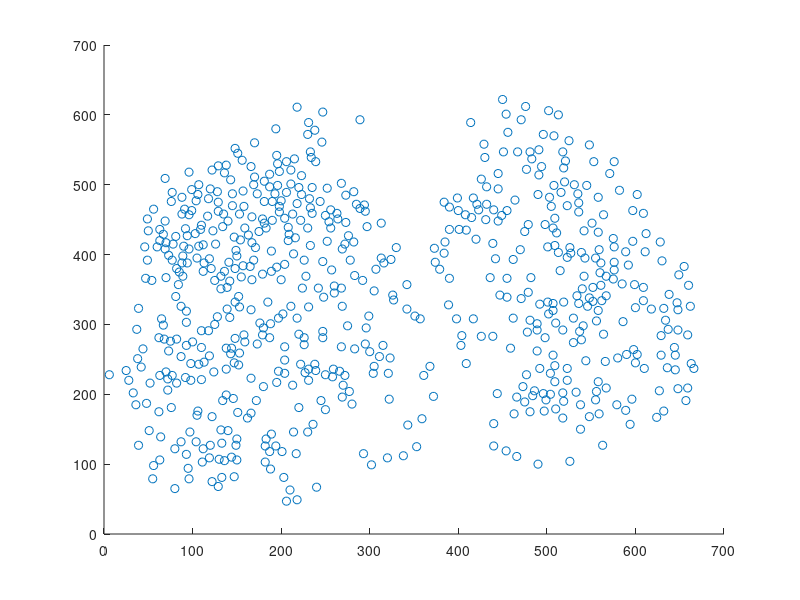
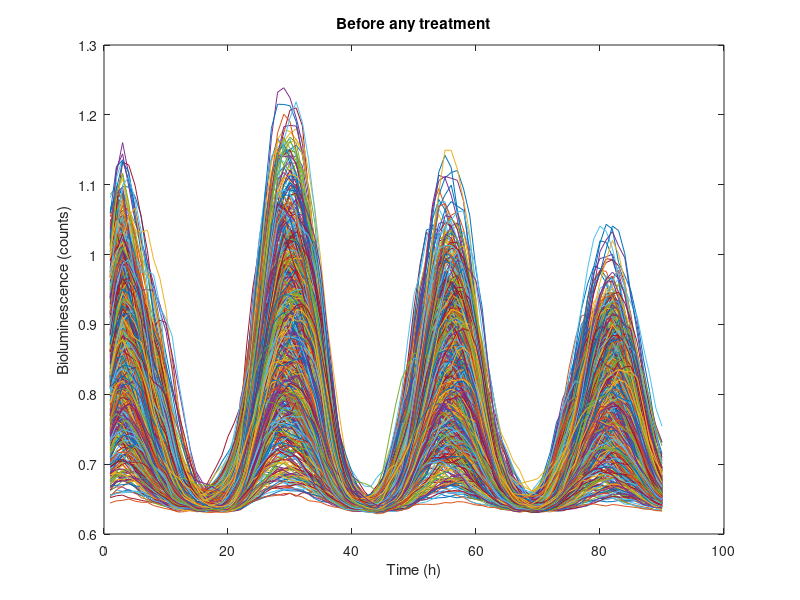
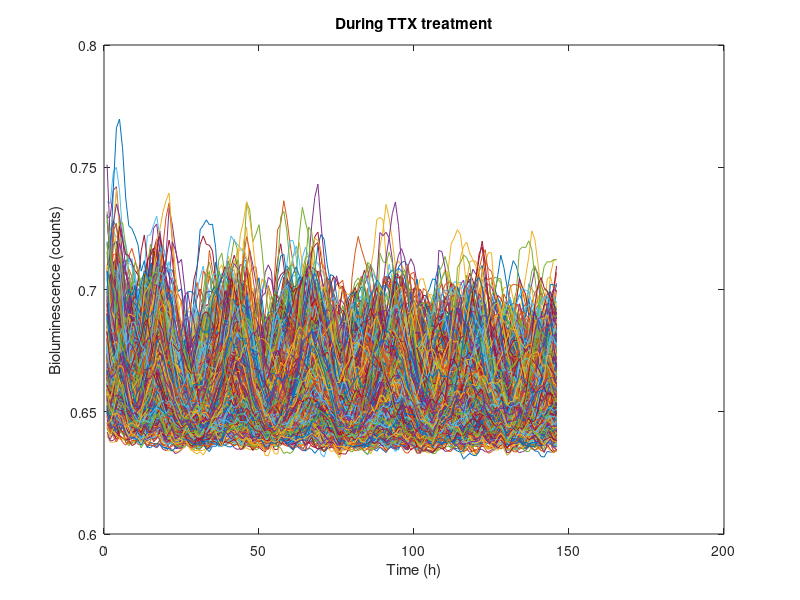
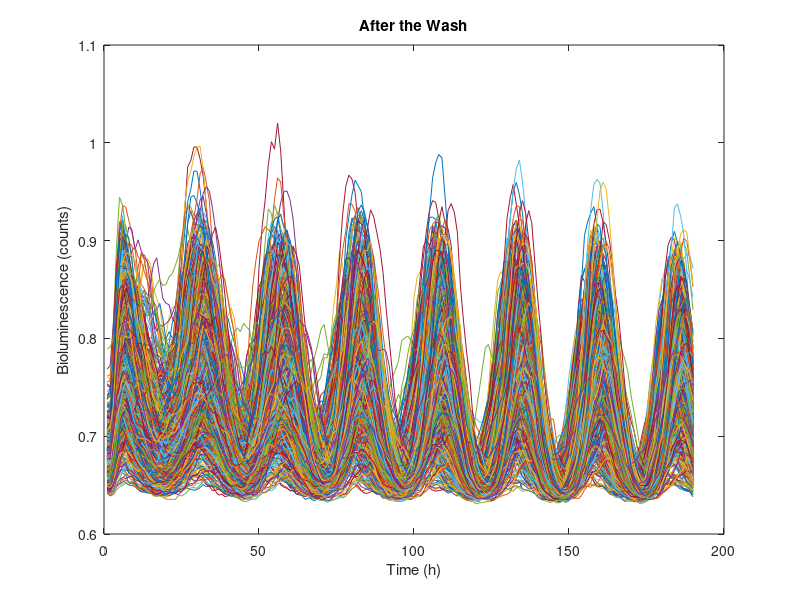

Reproduce these figures in MATLAB, in order.
f = load( 'Jan_data.mat' );

% To show the locations of the cells
x_pos = f.cell_positions(:,1);
y_pos = f.cell_positions(:,2);
figure;
scatter( x_pos, y_pos );

% To plot the time-series for the 649 cells.
% These are the data from an SCN before treatment with a toxin.
% The sampling rate is once per hour.
figure;
plot( 1:size(f.base_data,1), f.base_data );
xlabel( 'Time (h)' );
ylabel( 'Bioluminescence (counts)' );
title( 'Before any treatment' );

% To plot the time-series for the 649 cells.
% These are the data from an SCN during treatment with a toxin.
% The sampling rate is once per hour.
figure;
plot( 1:size(f.TTX_data,1), f.TTX_data );
xlabel( 'Time (h)' );
ylabel( 'Bioluminescence (counts)' );
title( 'During TTX treatment' );

% To plot the time-series for the 649 cells.
% These are the data from an SCN after the toxin has been washed out.
% The sampling rate is once per hour.
figure;
plot( 1:size(f.wash_data,1), f.wash_data );
xlabel( 'Time (h)' );
ylabel( 'Bioluminescence (counts)' );
title( 'After the Wash' );
